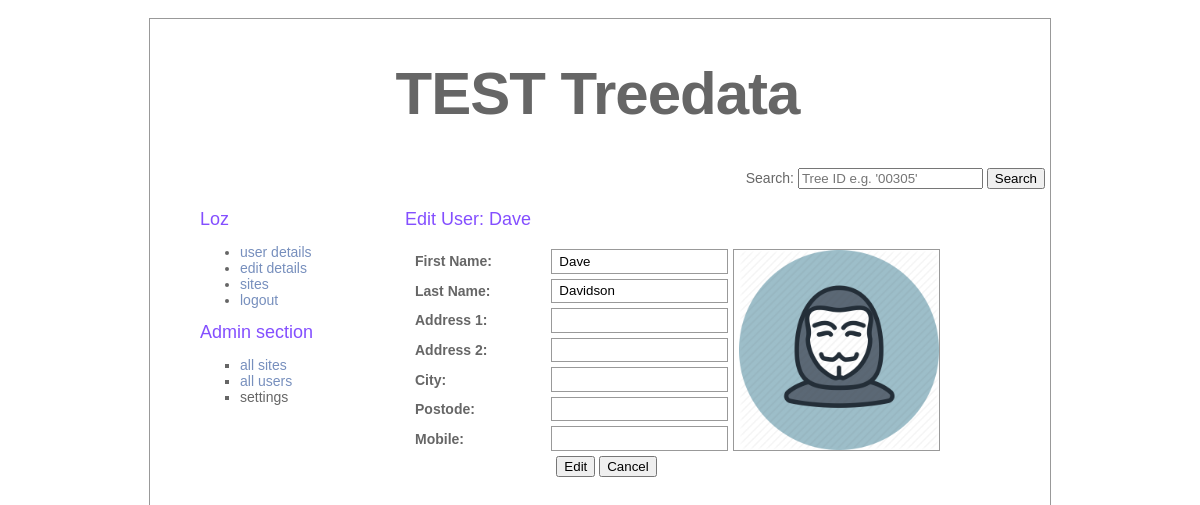
The page /pages/admin/admin_user_edit.php?username=Dave (signed in) on the database its author committed.
### tables this page shows
CREATE TABLE treedata_users (
    id INT NOT NULL AUTO_INCREMENT,
    username VARCHAR(100) PRIMARY KEY,
    f_name VARCHAR(100) NOT NULL,
    l_name VARCHAR(100) NOT NULL,
    address_line_1 VARCHAR(200),
    address_line_2 VARCHAR(200),
    city VARCHAR(50),
    postcode VARCHAR(8),
    mobile VARCHAR(11),
    password VARCHAR(100) NOT NULL,
    isAdmin BOOL NOT NULL,
    image VARCHAR(50),
    UNIQUE (id)
);

### pages/admin/admin_user_edit.php (the view, shortened to what this page needs)
<?php
    $path = "../../";
    $subTitle = "Edit User: ";
	include ($path."assets/includes/connection.php");
	if (!isset($_SESSION["authenticated_user"]) && !isset($_SESSION["isAdmin"]))
	{
		$_SESSION["message"] = "please log in using an admin account";
		header("Location: $path");
	}
	else
	{
		$usernameToUpdate = $_GET["username"];
		include($path."assets/includes/header.php");
		include($path."assets/includes/login.php");
	?>
			<div id="text">
            	<h2><?php echo $subTitle; ?> <?php echo $usernameToUpdate; ?></h2>
				<p>
					<?php
						$queryDetails = "	SELECT *
											FROM treedata_users
											WHERE treedata_users.username='$usernameToUpdate'";
						$queryDetailsResult = mysqli_query($connection, $queryDetails) or die ("Error in query: $queryDetails. ".mysqli_error());
						if (mysqli_num_rows($queryDetailsResult) > 0)
						{
							$row = mysqli_fetch_array($queryDetailsResult);
					?>
					<form class="userEdit" name="amend_delete_details" id="amend_delete_details" method="GET" action="<?php echo $path; ?>pages/admin/admin_users_action.php">
					<table class="userEdit">
						<tr>
							<td>First Name:</td>
							<td><input type="text" id="" name="txt_f_name" value="<?php echo $row["f_name"]; ?>"/>
							</td>
							<td rowspan='7'><img src="<?php echo $path; ?>assets/images/users/<?php echo $row["image"]; ?>" width="200" /></td>
						</tr>
						<tr>
							<td>Last Name:</td>
							<td><input type="text" id="" name="txt_l_name" value="<?php echo $row["l_name"]; ?>"/>
							</td>
						</tr>
						<tr>
							<td>Address 1:</td>
							<td><input type="text" id="" name="txt_address_line_1" value="<?php echo $row["address_line_1"]; ?>"/>
							</td>
						</tr>
						<tr>
							<td>Address 2:</td>
							<td><input type="text" id="" name="txt_address_line_2"  value="<?php echo  $row["address_line_2"]; ?>"/>
							</td>
						</tr>
						<tr>
							<td>City:</td>
							<td><input type="text" id="" name="txt_city"  value="<?php echo  $row["city"]; ?>"/>
							</td>
						</tr>
						<tr>
							<td>Postode:</td>
							<td><input type="text" id="" name="txt_postcode"  value="<?php echo  $row["postcode"]; ?>"/>
							</td>
						</tr>
						<tr>
							<td>Mobile:</td>
							<td><input type="text" id="" name="txt_mobile"  value="<?php echo  $row["mobile"]; ?>"/>
							</td>
						</tr>
						<tr>
							<td></td>
							<td>
								<input name="editUser" type="submit" value="Edit" />
								<input name="cancel" type="submit" value="Cancel" />
							</td>
						</tr>
					</table>
					</form>
					<?php
						}
						else
						{
							echo "No rows found";
							mysqli_close($connection);
						}
					?>
				</p>
			</div>
		</div>
	</body>
</html>
<?php
	}
?>

### assets/css/style.css (style rules this page uses)
#text { left: 255px; top: 180px; position: absolute; width: 600px; margin-top: 10px; }
body { color: #666; font-size: 14px; font-family: "Lucida Grande", Arial, sans-serif; font-weight: normal; margin-top: 0; margin-bottom: 0; }
p { margin-top: 5; }
h2 { color: #844fff; font-size: 18px; font-weight: normal; margin: 0px; }
table { width: 100%; margin: 0px; padding: 0px; text-align: left; }
table.userEdit { border: 0px solid #999; margin: 0px; border-spacing: 5px; padding: 0px; text-align: left; vertical-align: middle; width: 90%; }
table.userEdit td { border: 1px solid #999; padding: 0 0 0 5px; text-align: left; vertical-align: middle; background:; height: 21px; }
table.userEdit td:nth-child(1) { width: 30%; font-weight: bold; border: 0px; }
table.userEdit td:nth-child(2) { width: 40%; }
table.userEdit td:nth-child(3) { width: 30%; }
table.userEdit tr:last-child td:last-child { border: 0px; }
form.userEdit input[type=text] { border: 0px; width: 90%; }

### rows shown on the page
treedata_users: txt_f_name "Dave", image (picture), txt_l_name "Davidson"

### other values the page prints
$title "TEST Treedata"
$username "Loz"
$subTitle "Edit User:"
$usernameToUpdate "Dave"
